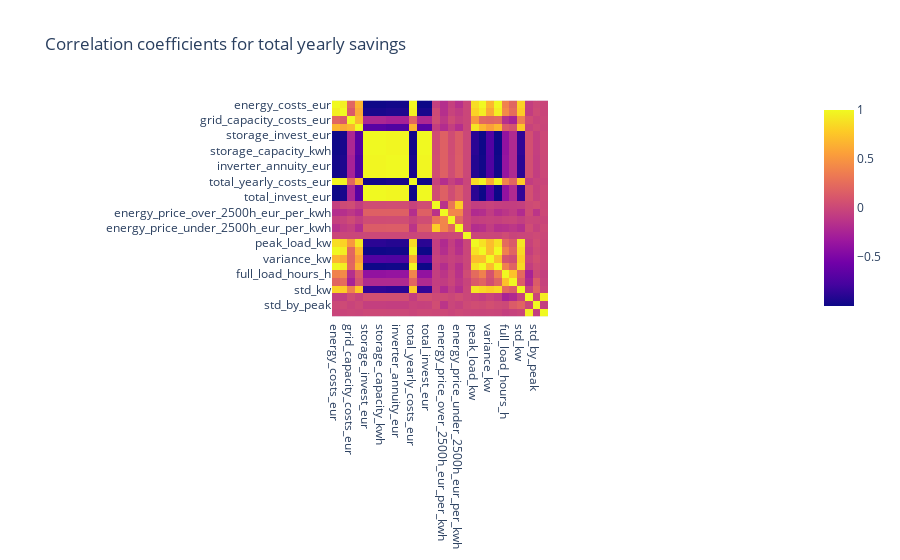

The notebook cell saved with this chart:
### Code cell
cols_to_drop = [
    "grid_level",
    "zip_code",
    "sector_group_id",
    "sector_group",
    "solar_invest_eur",
    "solar_annuity_eur",
    "solar_capacity_kwp"]
abs_correlations_df = abs_diff_with_master.drop(columns=cols_to_drop).corr()
px.imshow(abs_correlations_df, title="Correlation coefficients for total yearly savings")

### Figure 1 — Plotly figure (JSON) as saved in the notebook; plotly's stock layout.template omitted (floating-point values rounded to 4 significant figures; data arrays with more than 128 entries replaced by an {"elided": "..."} marker saying what was removed)
{"data": [{"coloraxis": "coloraxis", "hovertemplate": "x: %{x}<br>y: %{y}<br>color: %{z}<extra></extra>", "name": "0", "type": "heatmap", "x": ["energy_costs_eur", "grid_energy_costs_eur", "grid_capacity_costs_eur", "grid_capacity_kw", "storage_invest_eur", "storage_annuity_eur", "storage_capacity_kwh", "inverter_invest_eur", "inverter_annuity_eur", "inverter_capacity_kw", "total_yearly_costs_eur", "total_annuity_eur", "total_invest_eur", "capacity_price_over_2500h_eur_per_kw", "energy_price_over_2500h_eur_per_kwh", "capacity_price_under_2500h_eur_per_kw", "energy_price_under_2500h_eur_per_kwh", "number_of_peak_load", "peak_load_kw", "mean_load_kw", "variance_kw", "total_energy_kwh", "full_load_hours_h", "is_over_2500h", "std_kw", "std_by_mean", "std_by_peak", "peak_by_mean"], "xaxis": "x", "y": ["energy_costs_eur", "grid_energy_costs_eur", "grid_capacity_costs_eur", "grid_capacity_kw", "storage_invest_eur", "storage_annuity_eur", "storage_capacity_kwh", "inverter_invest_eur", "inverter_annuity_eur", "inverter_capacity_kw", "total_yearly_costs_eur", "total_annuity_eur", "total_invest_eur", "capacity_price_over_2500h_eur_per_kw", "energy_price_over_2500h_eur_per_kwh", "capacity_price_under_2500h_eur_per_kw", "energy_price_under_2500h_eur_per_kwh", "number_of_peak_load", "peak_load_kw", "mean_load_kw", "variance_kw", "total_energy_kwh", "full_load_hours_h", "is_over_2500h", "std_kw", "std_by_mean", "std_by_peak", "peak_by_mean"], "yaxis": "y", "z": {"elided": "28x28 float values"}}], "layout": {"coloraxis": {"colorscale": [[0, "#0d0887"], [0.1111, "#46039f"], [0.2222, "#7201a8"], [0.3333, "#9c179e"], [0.4444, "#bd3786"], [0.5556, "#d8576b"], [0.6667, "#ed7953"], [0.7778, "#fb9f3a"], [0.8889, "#fdca26"], [1, "#f0f921"]]}, "title": {"text": "Correlation coefficients for total yearly savings"}, "xaxis": {"anchor": "y", "constrain": "domain", "domain": [0, 1], "scaleanchor": "y"}, "yaxis": {"anchor": "x", "autorange": "reversed", "constrain": "domain", "domain": [0, 1]}}}
